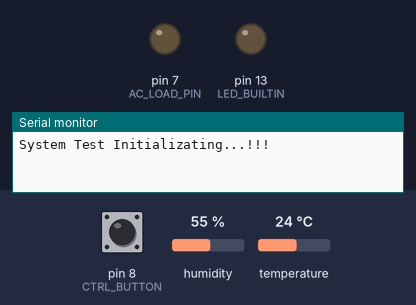
Simulated run of this sketch. Board: Arduino Uno, built with avr-gcc and run on an emulated ATmega328P. Parts: output pins drawn as LEDs (lit = HIGH), the last lines printed to the serial monitor. The inputs (shaded band) are chosen by the test bench; at power-on: temperature 24 °C, pin 8 (CTRL_BUTTON) HIGH, humidity 55 %.

Above: at 1.2 s.
1.3 s: temperature set to 28 °C
At 2.16 s:
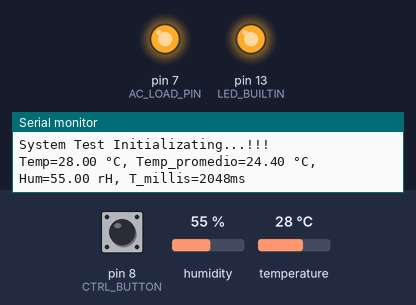
3.7 s: pin 8 (CTRL_BUTTON) pulled LOW for 0.15 s
5.3 s: pin 8 (CTRL_BUTTON) pulled LOW for 1 s
Timing chart, 0 to 8.3 s (numbered marks = the images above; inputs shaded):
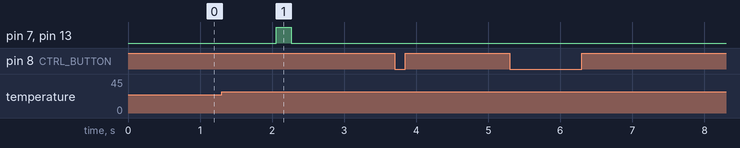

The sketch:

Temperatura_Humedad_DHT11.ino
```cpp
#include <DHT.h>
#include <DHT_U.h>

#include "Estadisticas.h"

//Definir el tipo de sensor
#define DHTTYPE           DHT11   // DHT 11
//#define DHTTYPE DHT22   // DHT 22  (AM2302), AM2321
//#define DHTTYPE DHT21   // DHT 21 (AM2301)

//Definir el pin digital del sensor
#define DHTPIN                  4

//Objeto de la libreria- clase del sensor
DHT dht(DHTPIN, DHTTYPE);

//Definir pines digitales I/O
#define AC_LOAD_PIN             7 //Pin para controlar alguna carga externa tipo salida
#define CTRL_BUTTON             8  //pulsador de entrada conectado en D8

#define MAX_SAMPLES             10 //Tamaño del array de muestras a tomar promedio

//Definir las constantes de trabajo
const float tempHighLIMIT=27.0f;
const float sensibilidadTemp=1.0f;

//Declaracion de variables de trabajo
static float temperature[MAX_SAMPLES]={0.0f}; //ARRAY de muestras
static int i=0;                               //Iterador de elementos del ARRAY
static bool stopReading=false;              //Para deshabilotar el sistema

static uint8_t ledState=LOW;                //Variable para conmutar el LED
static uint8_t buttonState,lastButtonState=HIGH;  //Variable para leer-actualizar el estado del boton

#define PRINT_BUFFER_SIZE       64 //Tamaño del texto en el buffer de impresion (cantidad de letras)

//Definir variables de IMPRESION(texto) en CONSOLA
static char serialBUFFER[PRINT_BUFFER_SIZE]="";
static char tempF[6]="";
static char humF[6]="";
static char tempPromF[6]="";

#define TASK1_POLLRATE_MS       2000UL  //Tarea de leer sensor DHT11 (en milisegundos)
#define TASK2_POLLRATE_MS       200UL  //Tarea de encendido rapido de LED en placa (en milisegundos)
#define TASK3_POLLRATE_MS       50UL  //Tarea de sensado del estado de boton-pulsador

#define NUMBER_OF_TASKS         4     //Cantidad de tareas del sistema

//Definir variables de temporizacion de las tareas
static uint32_t timePrev[NUMBER_OF_TASKS]={0};


void setup() {
  // Iniciar pines I/O
  pinMode(LED_BUILTIN, OUTPUT);
  digitalWrite(LED_BUILTIN, LOW);

  pinMode(CTRL_BUTTON, INPUT_PULLUP);

  pinMode(AC_LOAD_PIN, OUTPUT);
  digitalWrite(AC_LOAD_PIN, LOW);

  //Inicar comunicacion serie consola
  Serial.begin(9600);

  //Inicializar sensor DHT
  dht.begin();

  //Filear o llenar los numeros del arreglo con un mismo valor inicial
  float t=dht.readTemperature();
  for(int i=0; i<MAX_SAMPLES; i++){
    temperature[i]=t;

  }

  Serial.println("System Test Initializating...!!!");

  //Iniciar tiempo en milisegundos de ejecucion de tareas
  Task_Init();


}

void loop() {
  float t,h;

  //Tarea TASK que se ejecuta cada 'TASK3_POLLRATE_MS'
  if((millis() - timePrev[2])>=TASK3_POLLRATE_MS){
    timePrev[2]=millis();

    //Segmento para leer el sensor
    buttonState=digitalRead(CTRL_BUTTON);

    //Retardo de debouncing
    delay(10);

    if(buttonState!=lastButtonState){
      if(buttonState==LOW){             //Hay una transicion de HIGH a LOW en el boton ?: https://i.sstatic.net/UW8v9.png
        //Par DESHABILITAR /RE-Habilitar Termostato
        stopReading=!stopReading;

        //Realizar alguna accion
        Serial.println("");
        Serial.println("Ud presiono el boton !!!");
        Serial.println(stopReading? "TERMOSTATO OFF":"TERMOSTATO ON");
        Serial.println("");

      }

    }

    //Salvar el estado del boton
    lastButtonState=buttonState;

  }

  //Tarea TASK que se ejecuta cada 'TASK1_POLLRATE_MS'
  if((millis() - timePrev[0])>=TASK1_POLLRATE_MS){
    timePrev[0]=millis(); //Actualizar cuenta de temorizador

    if(!stopReading)    //EVALUAR SI SE HA DESHABILITADO LA LECTURA
    {

    //EL SENSOR DHT11 no se puede leer a menos de 2 segundos..
    //Sino Falla
    t=dht.readTemperature();
    h=dht.readHumidity();

    //Acumular al arreglo desde donde se tomaran promedios
    temperature[i++]=t;
    if(i>=MAX_SAMPLES)    i=0; //poner a cero el iterador

    //Dar formato TEXTO a los valores
    dtostrf(t,2,2,tempF);
    dtostrf(h,2,2,humF);
    //Calcular el promedio de la temperatura y convertir a "##.##"
    dtostrf(promediar(temperature, MAX_SAMPLES),2,2,tempPromF);

    sprintf(serialBUFFER, "Temp=%s °C, Temp_promedio=%s °C, Hum=%s rH, T_millis=",
            tempF,
            tempPromF,
            humF
    );

    Serial.print(serialBUFFER);
    Serial.print(millis(), DEC);
    Serial.println("ms");

    }

  }

  //Tarea TASK que se ejecuta cada 'TASK2_POLLRATE_MS'
  if((millis() - timePrev[1])>=TASK2_POLLRATE_MS){
    timePrev[1]=millis(); //Actualizar cuenta de temorizador

    //VALOR DE CONTROL DE TEMPERATURA:  Limite TH  y TL
    if((t - tempHighLIMIT)>=sensibilidadTemp && !stopReading){

      //Efecto de conmutacion rapida del LED
      ledState=!ledState;
      digitalWrite(LED_BUILTIN, ledState);

      //Encender carga AC externa con modulo rele
      digitalWrite(AC_LOAD_PIN, HIGH);

    }else{

      //Led incorporado en la placa ya no parpadea
      digitalWrite(LED_BUILTIN, LOW);

      //Apagar carga AC externa
      digitalWrite(AC_LOAD_PIN, LOW);

    }

  }


}


void Task_Init(void){
    //Iniciar el arreglo de temporizacion de tareas
    for(int i=0; i<NUMBER_OF_TASKS; i++){
      timePrev[i]=millis();
    }
}
```

Estadisticas.cpp
```cpp
#include "Estadisticas.h"


extern MUESTRAS_T promediar(const MUESTRAS_T *pMuestras, const uint16_t N){
    MUESTRAS_T suma=0;

    for(uint16_t i=0; i<N;i++){
        suma+=*pMuestras++;
    }

    return suma/((MUESTRAS_T) N);

}

extern MUESTRAS_T maximo(const MUESTRAS_T *pMuestras, const uint16_t N){
    MUESTRAS_T max=*pMuestras;

    // Iterate through the array, starting from the second element
    for (uint16_t i = 1; i < N; i++){
        *pMuestras++; //Update pointer in every iteration
        if(*pMuestras>max){
            max=*pMuestras;// Update max if current element is larger
        }
    }

    return max;
}

extern MUESTRAS_T minimo(const MUESTRAS_T *pMuestras, const uint16_t N){
   MUESTRAS_T min=*pMuestras;

   // Iterate through the array, starting from the second element
   for (uint16_t i = 1; i < N; i++){
       *pMuestras++;//Update pointer in every iteration
       if(*pMuestras<min){
           min=*pMuestras;// Update min if current element is larger
       }
   }

   return min;

}
```

Estadisticas.h
```cpp
#ifndef Estadisticas_h
#define Estadisticas_h

#include "Arduino.h"

//Tipo de dato de las muestras
#define MUESTRAS_T              float

/*
 Funciones prototipo
 Acces: Public
*/
extern MUESTRAS_T promediar(const MUESTRAS_T *pMuestras, const uint16_t N);
extern MUESTRAS_T maximo(const MUESTRAS_T *pMuestras, const uint16_t N);
extern MUESTRAS_T minimo(const MUESTRAS_T *pMuestras, const uint16_t N);

#endif
```

Measured:
- after the input at 1.3 s, pin 7 (AC_LOAD_PIN), pin 13 (LED_BUILTIN): LOW → HIGH after 0.76 s, → LOW 0.21 s later
